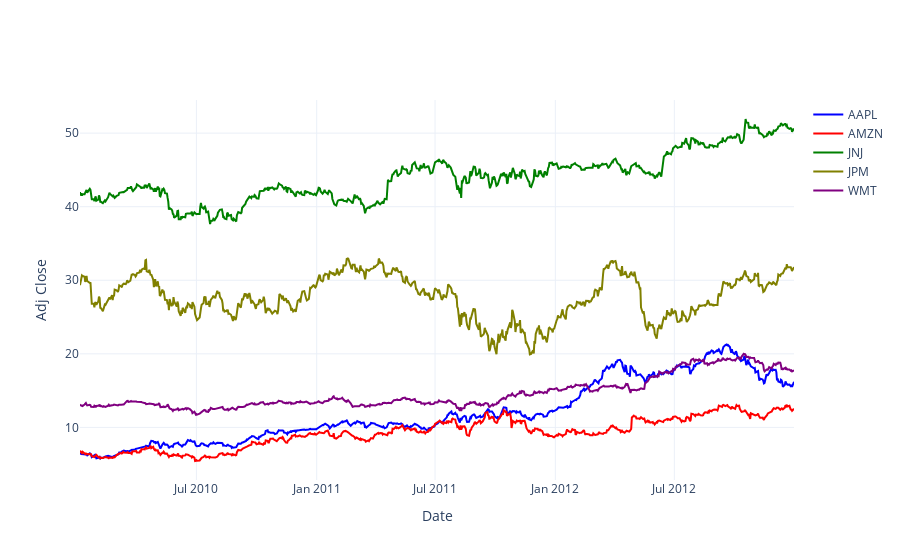

The cell this chart's notebook holds for it:
### Markdown cell above
<font color=green><h2> 1.3 Returns Dynamics Over time</h2></font>

### Code cell
Colors=['blue','red','green','olive','purple']
Trace=list(np.ones(len(Tickers)))
for i in range(len(Tickers)):
  Trace[i] = go.Scatter(x=Stocks_AdjClose.index,y=Stocks_AdjClose.iloc[:,i],name=Stocks_AdjClose.columns[i],line=dict(color=Colors[i], width=2),marker=dict(size=2))

layout = go.Layout(xaxis = dict(title = 'Date'),yaxis = dict(title = 'Adj Close'),template = 'plotly_white' )

fig = go.Figure(data=Trace, layout=layout,)

fig.show()

### Figure 1 — Plotly figure (JSON) as saved in the notebook; plotly's stock layout.template omitted (floating-point values rounded to 4 significant figures; data arrays with more than 128 entries replaced by an {"elided": "..."} marker saying what was removed)
{"data": [{"line": {"color": "blue", "width": 2}, "marker": {"size": 2}, "name": "AAPL", "type": "scatter", "x": {"elided": "754 str values"}, "y": {"elided": "754 float values"}}, {"line": {"color": "red", "width": 2}, "marker": {"size": 2}, "name": "AMZN", "type": "scatter", "x": {"elided": "754 str values"}, "y": {"elided": "754 float values"}}, {"line": {"color": "green", "width": 2}, "marker": {"size": 2}, "name": "JNJ", "type": "scatter", "x": {"elided": "754 str values"}, "y": {"elided": "754 float values"}}, {"line": {"color": "olive", "width": 2}, "marker": {"size": 2}, "name": "JPM", "type": "scatter", "x": {"elided": "754 str values"}, "y": {"elided": "754 float values"}}, {"line": {"color": "purple", "width": 2}, "marker": {"size": 2}, "name": "WMT", "type": "scatter", "x": {"elided": "754 str values"}, "y": {"elided": "754 float values"}}], "layout": {"xaxis": {"title": {"text": "Date"}}, "yaxis": {"title": {"text": "Adj Close"}}}}
